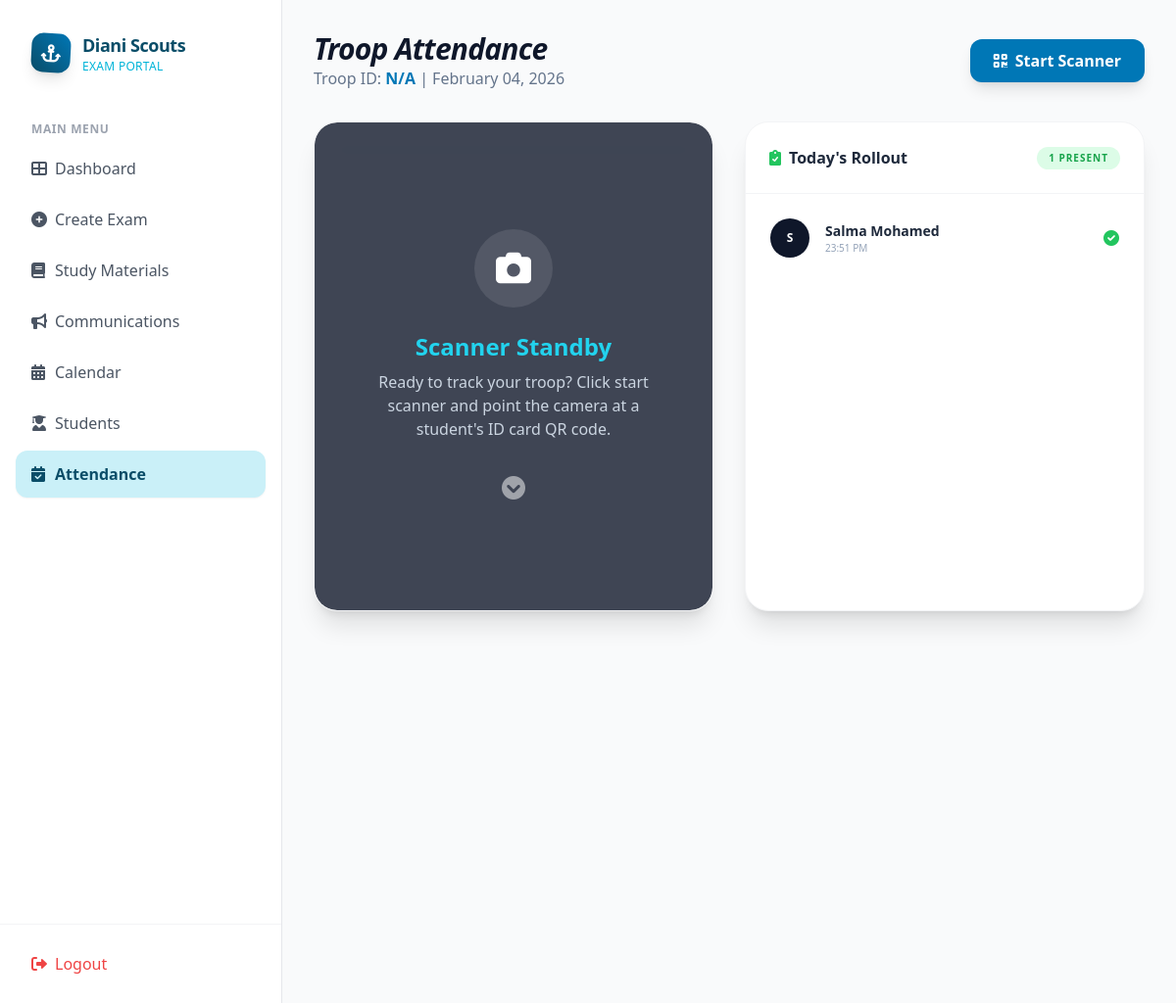
/instructor/attendance.php (signed in), run on the app's committed database.
### tables this page shows
CREATE TABLE `attendance` (
  `id` int(11) NOT NULL AUTO_INCREMENT,
  `student_id` int(11) NOT NULL,
  `instructor_id` int(11) NOT NULL,
  `event_id` int(11) DEFAULT NULL,
  `attendance_date` date NOT NULL,
  `status` enum('present','absent','late') DEFAULT 'present',
  `created_at` timestamp NULL DEFAULT current_timestamp(),
  PRIMARY KEY (`id`),
  UNIQUE KEY `uq_student_event_date` (`student_id`,`attendance_date`,`event_id`),
  KEY `instructor_id` (`instructor_id`),
  CONSTRAINT `attendance_ibfk_1` FOREIGN KEY (`student_id`) REFERENCES `users` (`id`) ON DELETE CASCADE,
  CONSTRAINT `attendance_ibfk_2` FOREIGN KEY (`instructor_id`) REFERENCES `users` (`id`) ON DELETE CASCADE
);

CREATE TABLE `users` (
  `id` int(11) NOT NULL AUTO_INCREMENT,
  `name` varchar(100) NOT NULL,
  `email` varchar(100) NOT NULL,
  `password` varchar(255) NOT NULL,
  `role` enum('student','instructor','admin') DEFAULT 'student',
  `created_at` timestamp NULL DEFAULT current_timestamp(),
  `school` varchar(255) DEFAULT NULL,
  `troop_id` varchar(50) DEFAULT NULL,
  `profile_image` varchar(255) DEFAULT 'assets/images/default_avatar.png',
  `status` enum('active','inactive') DEFAULT 'active',
  PRIMARY KEY (`id`),
  UNIQUE KEY `email` (`email`)
);

### instructor/attendance.php (the view, shortened to what this page needs)
<?php
include_once '../config/db.php';
$database = new PDO("mysql:host=$host;dbname=$db_name", $username, $password);
$instructor_id = $_SESSION['user_id'];
$stmt = $database->prepare("SELECT troop_id FROM users WHERE id = ?");
$stmt->execute([$instructor_id]);
$troop_id = $stmt->fetchColumn();
$query = "SELECT a.*, u.name, u.email, e.title as event_title
          FROM attendance a
          JOIN users u ON a.student_id = u.id
          LEFT JOIN calendar_events e ON a.event_id = e.id
          WHERE a.instructor_id = :ins AND a.attendance_date = CURRENT_DATE
          ORDER BY a.created_at DESC";
$stmt = $database->prepare($query);
$stmt->execute([':ins' => $instructor_id]);
$today_attendance = $stmt->fetchAll(PDO::FETCH_ASSOC);
?>
<?php include_once '../includes/header.php'; ?>
<div class="flex flex-col md:flex-row flex-1 bg-gray-50 h-screen overflow-hidden text-gray-800 font-sans">
    <?php include_once '../includes/sidebar.php'; ?>
    <main class="flex-1 overflow-y-auto p-4 md:p-8">
        <div class="max-w-6xl mx-auto">
            <div class="flex flex-col md:flex-row md:items-center justify-between gap-4 mb-8">
                <div>
                    <h1 class="text-3xl font-extrabold text-slate-900 tracking-tight italic">Troop Attendance</h1>
                    <p class="text-slate-500 font-medium">Troop ID: <span class="text-brand-blue font-bold">
                            <?php echo htmlspecialchars($troop_id ?? 'N/A'); ?>
                        </span> |
                        <?php echo date('F d, Y'); ?>
                    </p>
                </div>
                <div class="flex gap-3">
                    <button id="startScanBtn"
                        class="bg-brand-blue text-white px-6 py-2.5 rounded-xl font-bold shadow-lg flex items-center gap-2 hover:bg-brand-dark transition">
                        <i class="fas fa-qrcode"></i> Start Scanner
                    </button>
                </div>
            </div>
            <div class="grid grid-cols-1 lg:grid-cols-2 gap-8">
                <div class="bg-white rounded-3xl p-6 border border-gray-100 shadow-xl overflow-hidden relative">
                    <div id="reader" style="width: 100%;" class="rounded-2xl overflow-hidden border-4 border-slate-50">
                    </div>
                    <div id="welcomeScreen"
                        class="absolute inset-0 bg-slate-900/80 backdrop-blur-sm flex flex-col items-center justify-center text-white p-8 text-center">
                        <div class="w-20 h-20 bg-white/10 rounded-full flex items-center justify-center mb-6 text-4xl">
                            <i class="fas fa-camera"></i>
                        </div>
                        <h2 class="text-2xl font-bold mb-2 text-cyan-400">Scanner Standby</h2>
                        <p class="text-slate-300 mb-8 max-w-xs">Ready to track your troop? Click start scanner and point
                            the camera at a student's ID card QR code.</p>
                        <i class="fas fa-chevron-circle-down animate-bounce text-2xl opacity-50"></i>
                    </div>
                </div>
                <div class="bg-white rounded-3xl border border-gray-100 shadow-xl flex flex-col h-[500px]">
                    <div class="p-6 border-b border-gray-100 flex items-center justify-between">
                        <h3 class="font-bold text-slate-800 flex items-center gap-2">
                            <i class="fas fa-clipboard-check text-green-500"></i> Today's Rollout
                        </h3>
                        <span
                            class="bg-green-100 text-green-600 px-3 py-1 rounded-full text-[10px] font-bold uppercase tracking-widest">
                            <span id="presentCount">
                                <?php echo count($today_attendance); ?>
                            </span> Present
                        </span>
                    </div>
                    <div class="overflow-y-auto flex-1 p-2" id="attendanceList">
                        <?php if (empty($today_attendance)): ?>
                            <div class="flex flex-col items-center justify-center h-full text-center text-slate-400 p-8">
                                <i class="fas fa-user-slash text-4xl mb-4 opacity-20"></i>
                                <p class="text-xs uppercase font-black tracking-widest opacity-50">No students logged yet
                                </p>
                            </div>
                        <?php else: ?>
                            <?php foreach ($today_attendance as $row): ?>
                                <div
                                    class="p-4 hover:bg-slate-50 rounded-2xl flex items-center justify-between transition border border-transparent hover:border-slate-100 mb-2">
                                    <div class="flex items-center gap-4">
                                        <div
                                            class="w-10 h-10 rounded-full bg-slate-900 text-white flex items-center justify-center font-bold text-xs">
                                            <?php echo strtoupper(substr($row['name'], 0, 1)); ?>
                                        </div>
                                        <div>
                                            <h4 class="font-bold text-slate-800 text-sm">
                                                <?php echo htmlspecialchars($row['name']); ?>
                                            </h4>
                                            <div class="flex items-center gap-2">
                                                <p class="text-[10px] text-slate-400">
                                                    <?php echo date('H:i A', strtotime($row['created_at'])); ?>
                                                </p>
                                            </div>
                                        </div>
                                    </div>
                                    <span class="text-green-500"><i class="fas fa-check-circle"></i></span>
                                </div>
                            <?php endforeach; ?>
                        <?php endif; ?>
                    </div>
                </div>
            </div>
        </div>
    </main>
</div>
<?php include_once '../includes/footer.php'; ?>

### assets/css/style.css (style rules this page uses)
body { font-family: 'Inter', sans-serif; }

### data on the page
attendance: student.name "S", student.name "Salma Mohamed", created_at "23:51 PM"

### other printed values
$troop_id "N/A"
count($today_attendance) "1"
